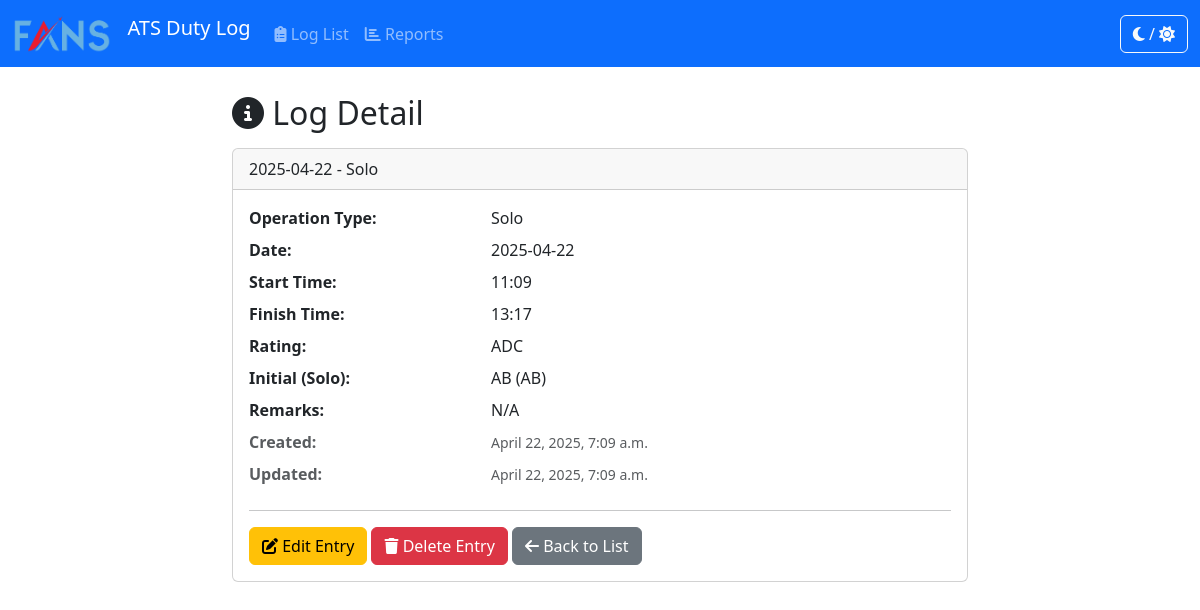
The app's page /logs/25/, older data.
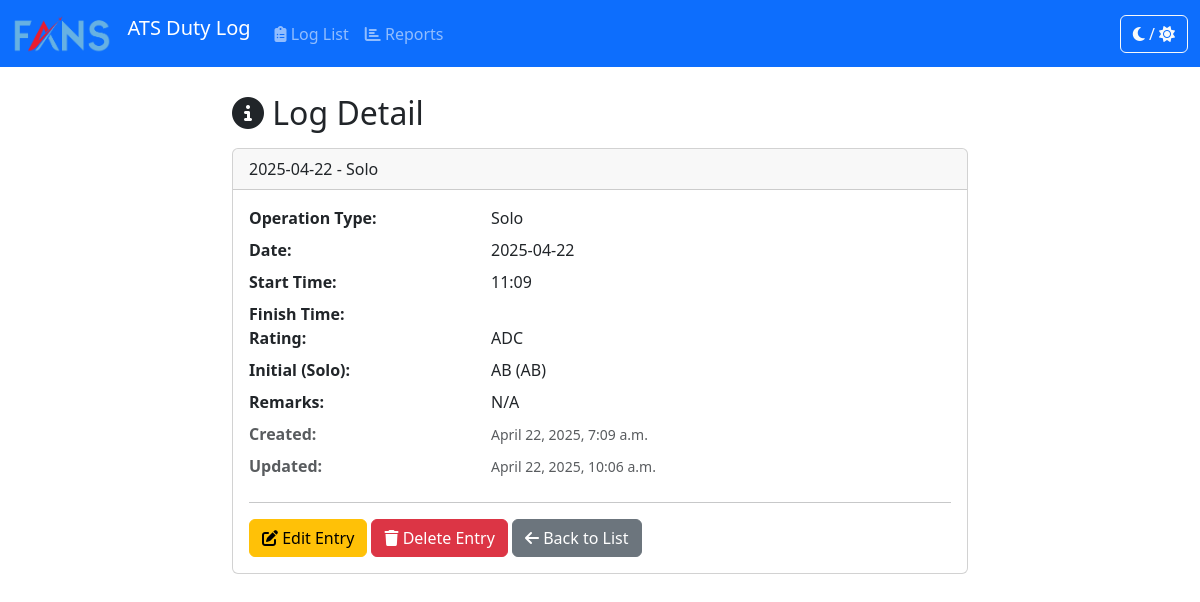
The same page, newer data.
### duty_hour_log/models.py (models this page shows, shortened)
class DutyHourLog(models.Model):
    OP_CHOICES = [
        ('', '---------'), # Add a blank choice
        ('Solo', 'Solo'),
        ('OJT', 'OJT'),
        ('Assessment', 'Assessment'),
    ]
    RATING_CHOICES = [
        ('ADC', 'ADC'),
        ('APP', 'APP'),
        ('APS', 'APS'),
        ('ATCA', 'ATCA'),
    ]
    op = models.CharField(
        max_length=20,
        choices=OP_CHOICES,
        verbose_name="Operation Type"
    )
    date = models.DateField()
    start_time = models.TimeField(verbose_name="Start Time")
    finish_time = models.TimeField(verbose_name="Finish Time", null=True, blank=True)
    rating = models.CharField(
        max_length=10,
        choices=RATING_CHOICES
    )
    initial = models.ForeignKey(
        Initial,
        on_delete=models.PROTECT,
        verbose_name="Initial (Controller)", # For Solo operations
        related_name='duty_logs_as_primary',
        null=True, # Made optional
        blank=True  # Made optional
    )
    ojti = models.ForeignKey(
        Initial,
        on_delete=models.PROTECT,
        null=True,
        blank=True,
        verbose_name="OJTI",
        related_name='duty_logs_as_ojti',
        help_text="Select for OJT operations."
    )
    examiner = models.ForeignKey(
        Initial,
        on_delete=models.PROTECT,
        null=True,
        blank=True,
        verbose_name="Examiner",
        related_name='duty_logs_as_examiner',
        help_text="Select for Assessment operations."
    )
    trainee = models.ForeignKey( # NEW FIELD
        Initial,
        on_delete=models.PROTECT,
        null=True,
        blank=True,
        verbose_name="Trainee",
        related_name='duty_logs_as_trainee',
        help_text="Select for OJT or Assessment operations."
    )
    remarks = models.TextField(blank=True, null=True)
    created_at = models.DateTimeField(auto_now_add=True)
    updated_at = models.DateTimeField(auto_now=True)
    class Meta:
        ordering = ['-date', '-start_time']
        verbose_name = "Duty Hour Log"
        verbose_name_plural = "Duty Hour Logs"

class Initial(models.Model):
    code = models.CharField(max_length=10, unique=True, help_text="Unique code/identifier for the Initial (e.g., 'JDS')")
    full_name = models.CharField(max_length=100, blank=True, null=True, help_text="Optional full name associated with the initial")
    is_active = models.BooleanField(default=True, help_text="Mark if this initial is currently active")
    class Meta:
        verbose_name = "Initial"
        verbose_name_plural = "Initials"
        ordering = ['code']

### duty_hour_log/views.py (the view)
# urls.py: path('<int:pk>/', views.log_detail, name='log_detail'),
def log_detail(request, pk):
    log = get_object_or_404(DutyHourLog, pk=pk)
    context = {'log': log}
    return render(request, 'duty_hour_log/log_detail.html', context)

### duty_hour_log/templates/duty_hour_log/log_detail.html (shortened to what this page needs)
{% extends 'duty_hour_log/base.html' %}
{% block content %}
     <div class="row">
        <div class="col-lg-8 offset-lg-2">
            <h2 class="mb-3"><i class="fas fa-info-circle"></i> Log Detail</h2>
            <div class="card">
                 <div class="card-header">
                    {{ log.date|date:"Y-m-d" }} - {{ log.get_op_display }}
                 </div>
                <div class="card-body">
                    <dl class="row">
                        <dt class="col-sm-4">Operation Type:</dt>
                        <dd class="col-sm-8">{{ log.get_op_display }}</dd>
                        <dt class="col-sm-4">Date:</dt>
                        <dd class="col-sm-8">{{ log.date|date:"Y-m-d" }}</dd>
                        <dt class="col-sm-4">Start Time:</dt>
                        <dd class="col-sm-8">{{ log.start_time|time:"H:i" }}</dd>
                        <dt class="col-sm-4">Finish Time:</dt>
                        <dd class="col-sm-8">{{ log.finish_time|time:"H:i" }}</dd>
                        <dt class="col-sm-4">Rating:</dt>
                        <dd class="col-sm-8">{{ log.get_rating_display }}</dd>
                        {% if log.initial %}
                        <dt class="col-sm-4">Initial (Solo):</dt>
                        <dd class="col-sm-8">{{ log.initial.code }} {% if log.initial.full_name %}({{ log.initial.full_name }}){% endif %}</dd>
                        {% endif %}
                        <dt class="col-sm-4">Remarks:</dt>
                        <dd class="col-sm-8">{{ log.remarks|default:"N/A"|linebreaksbr }}</dd>
                        <dt class="col-sm-4 text-muted">Created:</dt>
                        <dd class="col-sm-8 text-muted"><small>{{ log.created_at }}</small></dd>
                        <dt class="col-sm-4 text-muted">Updated:</dt>
                        <dd class="col-sm-8 text-muted"><small>{{ log.updated_at }}</small></dd>
                    </dl>
                     <hr>
                    <a href="{% url 'log_update' log.pk %}" class="btn btn-warning"><i class="fas fa-edit"></i> Edit Entry</a>
                    <a href="{% url 'log_delete' log.pk %}" class="btn btn-danger"><i class="fas fa-trash"></i> Delete Entry</a>
                    <a href="{% url 'log_list' %}" class="btn btn-secondary"><i class="fas fa-arrow-left"></i> Back to List</a>
                </div>
            </div>
        </div>
    </div>
{% endblock %}

### duty_hour_log/templates/duty_hour_log/base.html (shortened to what this page needs)
{% load static %}
<!DOCTYPE html>
<html lang="en">
<head>
    <link href="https://cdn.jsdelivr.net/npm/bootstrap@5.3.3/dist/css/bootstrap.min.css" rel="stylesheet">
    <link rel="stylesheet" href="https://cdnjs.cloudflare.com/ajax/libs/font-awesome/6.5.2/css/all.min.css" />
    <link rel="stylesheet" href="{% static 'css/dark_mode.css' %}">
</head>
<body>
    <nav class="navbar navbar-expand-lg navbar-dark bg-primary fixed-top">
      <div class="container-fluid">
        <a class="navbar-brand" href="{% url 'log_list' %}">
          <img src="{% static 'images/FANS_logo.png' %}" alt="FANS Logo" class="d-inline-block align-text-top">
          ATS Duty Log
        </a>
        <div class="collapse navbar-collapse" id="navbarNav">
          <ul class="navbar-nav me-auto mb-2 mb-lg-0">
             <li class="nav-item">
               <a class="nav-link {% if request.resolver_match.url_name == 'log_list' %}active{% endif %}" aria-current="page" href="{% url 'log_list' %}">
                 <i class="fas fa-clipboard-list"></i> Log List
               </a>
             </li>
             <li class="nav-item">
               <a class="nav-link {% if request.resolver_match.url_name == 'report_view' %}active{% endif %}" href="{% url 'report_view' %}">
                 <i class="fas fa-chart-bar"></i> Reports
               </a>
             </li>
          </ul>
          <ul class="navbar-nav ms-auto">
            <li class="nav-item">
              <button id="darkModeToggle" class="btn btn-outline-light ms-lg-2 mt-2 mt-lg-0">
                  <i class="fas fa-moon"></i> / <i class="fas fa-sun"></i>
              </button>
            </li>
          </ul>
        </div>
      </div>
    </nav>
    <main class="container mt-4">
        {% block content %}
        {% endblock %}
    </main>
</body>
</html>

### duty_hour_log/templates/duty_hour_log/base.html (style rules this page uses)
body { padding-top: 70px; transition: background-color 0.3s, color 0.3s; }
.navbar-brand img { max-height: 40px; margin-right: 10px; }

Row changes from the older to the newer data that the page shows:
changed DutyHourLog "Solo": updated_at "April 22, 2025, 7:09 a.m." → "April 22, 2025, 10:06 a.m."; finish_time "13:17" → (not shown)
